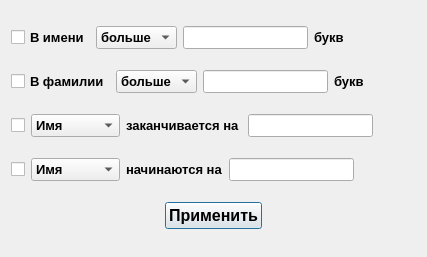
<?xml version="1.0" encoding="UTF-8"?>
<ui version="4.0">
 <class>filterDialog</class>
 <widget class="QDialog" name="filterDialog">
  <property name="geometry">
   <rect>
    <x>0</x>
    <y>0</y>
    <width>427</width>
    <height>257</height>
   </rect>
  </property>
  <property name="sizePolicy">
   <sizepolicy hsizetype="Fixed" vsizetype="Fixed">
    <horstretch>0</horstretch>
    <verstretch>0</verstretch>
   </sizepolicy>
  </property>
  <property name="windowTitle">
   <string>Dialog</string>
  </property>
  <layout class="QVBoxLayout" name="verticalLayout">
   <item>
    <layout class="QHBoxLayout" name="horizontalLayout">
     <item>
      <widget class="QCheckBox" name="filter_1">
       <property name="enabled">
        <bool>true</bool>
       </property>
       <property name="sizePolicy">
        <sizepolicy hsizetype="Minimum" vsizetype="Fixed">
         <horstretch>0</horstretch>
         <verstretch>0</verstretch>
        </sizepolicy>
       </property>
       <property name="font">
        <font>
         <family>Segoe UI</family>
         <pointsize>10</pointsize>
         <weight>75</weight>
         <bold>true</bold>
        </font>
       </property>
       <property name="text">
        <string>В имени</string>
       </property>
       <property name="checked">
        <bool>false</bool>
       </property>
      </widget>
     </item>
     <item>
      <widget class="QComboBox" name="comboBox">
       <property name="enabled">
        <bool>true</bool>
       </property>
       <property name="font">
        <font>
         <family>Segoe UI</family>
         <pointsize>10</pointsize>
         <weight>75</weight>
         <bold>true</bold>
        </font>
       </property>
       <item>
        <property name="text">
         <string>больше</string>
        </property>
       </item>
       <item>
        <property name="text">
         <string>меньше</string>
        </property>
       </item>
      </widget>
     </item>
     <item>
      <widget class="QLineEdit" name="nameLenght">
       <property name="enabled">
        <bool>true</bool>
       </property>
       <property name="sizePolicy">
        <sizepolicy hsizetype="Preferred" vsizetype="Fixed">
         <horstretch>0</horstretch>
         <verstretch>0</verstretch>
        </sizepolicy>
       </property>
       <property name="font">
        <font>
         <family>Segoe UI</family>
         <pointsize>10</pointsize>
         <weight>75</weight>
         <bold>true</bold>
        </font>
       </property>
      </widget>
     </item>
     <item>
      <widget class="QLabel" name="label">
       <property name="sizePolicy">
        <sizepolicy hsizetype="Preferred" vsizetype="Fixed">
         <horstretch>0</horstretch>
         <verstretch>0</verstretch>
        </sizepolicy>
       </property>
       <property name="font">
        <font>
         <family>Segoe UI</family>
         <pointsize>10</pointsize>
         <weight>75</weight>
         <bold>true</bold>
        </font>
       </property>
       <property name="text">
        <string>букв</string>
       </property>
      </widget>
     </item>
     <item>
      <spacer name="horizontalSpacer_4">
       <property name="sizePolicy">
        <sizepolicy hsizetype="Minimum" vsizetype="Minimum">
         <horstretch>0</horstretch>
         <verstretch>0</verstretch>
        </sizepolicy>
       </property>
       <property name="orientation">
        <enum>Qt::Horizontal</enum>
       </property>
       <property name="sizeHint" stdset="0">
        <size>
         <width>40</width>
         <height>20</height>
        </size>
       </property>
      </spacer>
     </item>
    </layout>
   </item>
   <item>
    <layout class="QHBoxLayout" name="horizontalLayout_2">
     <item>
      <widget class="QCheckBox" name="filter_2">
       <property name="enabled">
        <bool>true</bool>
       </property>
       <property name="sizePolicy">
        <sizepolicy hsizetype="Minimum" vsizetype="Fixed">
         <horstretch>0</horstretch>
         <verstretch>0</verstretch>
        </sizepolicy>
       </property>
       <property name="font">
        <font>
         <family>Segoe UI</family>
         <pointsize>10</pointsize>
         <weight>75</weight>
         <bold>true</bold>
        </font>
       </property>
       <property name="text">
        <string>В фамилии</string>
       </property>
       <property name="checked">
        <bool>false</bool>
       </property>
      </widget>
     </item>
     <item>
      <widget class="QComboBox" name="comboBox_2">
       <property name="enabled">
        <bool>true</bool>
       </property>
       <property name="font">
        <font>
         <family>Segoe UI</family>
         <pointsize>10</pointsize>
         <weight>75</weight>
         <bold>true</bold>
        </font>
       </property>
       <item>
        <property name="text">
         <string>больше</string>
        </property>
       </item>
       <item>
        <property name="text">
         <string>меньше</string>
        </property>
       </item>
      </widget>
     </item>
     <item>
      <widget class="QLineEdit" name="surnameLenght">
       <property name="enabled">
        <bool>true</bool>
       </property>
       <property name="sizePolicy">
        <sizepolicy hsizetype="Preferred" vsizetype="Fixed">
         <horstretch>0</horstretch>
         <verstretch>0</verstretch>
        </sizepolicy>
       </property>
       <property name="font">
        <font>
         <family>Segoe UI</family>
         <pointsize>10</pointsize>
         <weight>75</weight>
         <bold>true</bold>
        </font>
       </property>
      </widget>
     </item>
     <item>
      <widget class="QLabel" name="label_3">
       <property name="sizePolicy">
        <sizepolicy hsizetype="Preferred" vsizetype="Fixed">
         <horstretch>0</horstretch>
         <verstretch>0</verstretch>
        </sizepolicy>
       </property>
       <property name="font">
        <font>
         <family>Segoe UI</family>
         <pointsize>10</pointsize>
         <weight>75</weight>
         <bold>true</bold>
        </font>
       </property>
       <property name="text">
        <string>букв</string>
       </property>
      </widget>
     </item>
     <item>
      <spacer name="horizontalSpacer_5">
       <property name="sizePolicy">
        <sizepolicy hsizetype="Minimum" vsizetype="Minimum">
         <horstretch>0</horstretch>
         <verstretch>0</verstretch>
        </sizepolicy>
       </property>
       <property name="orientation">
        <enum>Qt::Horizontal</enum>
       </property>
       <property name="sizeHint" stdset="0">
        <size>
         <width>40</width>
         <height>20</height>
        </size>
       </property>
      </spacer>
     </item>
    </layout>
   </item>
   <item>
    <layout class="QHBoxLayout" name="horizontalLayout_3">
     <item>
      <widget class="QCheckBox" name="filter_3">
       <property name="enabled">
        <bool>true</bool>
       </property>
       <property name="sizePolicy">
        <sizepolicy hsizetype="Minimum" vsizetype="Fixed">
         <horstretch>0</horstretch>
         <verstretch>0</verstretch>
        </sizepolicy>
       </property>
       <property name="font">
        <font>
         <family>Segoe UI</family>
         <pointsize>10</pointsize>
         <weight>75</weight>
         <bold>true</bold>
        </font>
       </property>
       <property name="text">
        <string/>
       </property>
       <property name="checked">
        <bool>false</bool>
       </property>
      </widget>
     </item>
     <item>
      <widget class="QComboBox" name="comboBox_3">
       <property name="enabled">
        <bool>true</bool>
       </property>
       <property name="font">
        <font>
         <family>Segoe UI</family>
         <pointsize>10</pointsize>
         <weight>75</weight>
         <bold>true</bold>
        </font>
       </property>
       <item>
        <property name="text">
         <string>Имя</string>
        </property>
       </item>
       <item>
        <property name="text">
         <string>Фамилия</string>
        </property>
       </item>
      </widget>
     </item>
     <item>
      <widget class="QLabel" name="label_2">
       <property name="font">
        <font>
         <family>Segoe UI</family>
         <pointsize>10</pointsize>
         <weight>75</weight>
         <bold>true</bold>
        </font>
       </property>
       <property name="text">
        <string>заканчивается на </string>
       </property>
      </widget>
     </item>
     <item>
      <widget class="QLineEdit" name="ending">
       <property name="enabled">
        <bool>true</bool>
       </property>
       <property name="sizePolicy">
        <sizepolicy hsizetype="Preferred" vsizetype="Fixed">
         <horstretch>0</horstretch>
         <verstretch>0</verstretch>
        </sizepolicy>
       </property>
       <property name="font">
        <font>
         <family>Segoe UI</family>
         <pointsize>10</pointsize>
         <weight>75</weight>
         <bold>true</bold>
        </font>
       </property>
      </widget>
     </item>
     <item>
      <spacer name="horizontalSpacer_3">
       <property name="sizePolicy">
        <sizepolicy hsizetype="Minimum" vsizetype="Minimum">
         <horstretch>0</horstretch>
         <verstretch>0</verstretch>
        </sizepolicy>
       </property>
       <property name="orientation">
        <enum>Qt::Horizontal</enum>
       </property>
       <property name="sizeHint" stdset="0">
        <size>
         <width>40</width>
         <height>20</height>
        </size>
       </property>
      </spacer>
     </item>
    </layout>
   </item>
   <item>
    <layout class="QHBoxLayout" name="horizontalLayout_5">
     <item>
      <widget class="QCheckBox" name="filter_4">
       <property name="enabled">
        <bool>true</bool>
       </property>
       <property name="text">
        <string/>
       </property>
       <property name="checked">
        <bool>false</bool>
       </property>
      </widget>
     </item>
     <item>
      <widget class="QComboBox" name="comboBox_4">
       <property name="font">
        <font>
         <family>Segoe UI</family>
         <pointsize>10</pointsize>
         <weight>75</weight>
         <bold>true</bold>
        </font>
       </property>
       <item>
        <property name="text">
         <string>Имя</string>
        </property>
       </item>
       <item>
        <property name="text">
         <string>Фамилия</string>
        </property>
       </item>
      </widget>
     </item>
     <item>
      <widget class="QLabel" name="label_4">
       <property name="font">
        <font>
         <family>Segoe UI</family>
         <pointsize>10</pointsize>
         <weight>75</weight>
         <bold>true</bold>
        </font>
       </property>
       <property name="text">
        <string>начинаются на</string>
       </property>
      </widget>
     </item>
     <item>
      <widget class="QLineEdit" name="beginning">
       <property name="font">
        <font>
         <family>Segoe UI</family>
         <pointsize>10</pointsize>
         <weight>75</weight>
         <bold>true</bold>
        </font>
       </property>
      </widget>
     </item>
     <item>
      <spacer name="horizontalSpacer_6">
       <property name="orientation">
        <enum>Qt::Horizontal</enum>
       </property>
       <property name="sizeHint" stdset="0">
        <size>
         <width>40</width>
         <height>20</height>
        </size>
       </property>
      </spacer>
     </item>
    </layout>
   </item>
   <item>
    <layout class="QHBoxLayout" name="horizontalLayout_4">
     <item>
      <spacer name="horizontalSpacer">
       <property name="sizePolicy">
        <sizepolicy hsizetype="Minimum" vsizetype="Minimum">
         <horstretch>0</horstretch>
         <verstretch>0</verstretch>
        </sizepolicy>
       </property>
       <property name="orientation">
        <enum>Qt::Horizontal</enum>
       </property>
       <property name="sizeHint" stdset="0">
        <size>
         <width>40</width>
         <height>20</height>
        </size>
       </property>
      </spacer>
     </item>
     <item>
      <widget class="QPushButton" name="pushButton">
       <property name="sizePolicy">
        <sizepolicy hsizetype="Minimum" vsizetype="Fixed">
         <horstretch>0</horstretch>
         <verstretch>0</verstretch>
        </sizepolicy>
       </property>
       <property name="font">
        <font>
         <family>Segoe UI</family>
         <pointsize>12</pointsize>
         <weight>75</weight>
         <bold>true</bold>
        </font>
       </property>
       <property name="text">
        <string>Применить</string>
       </property>
      </widget>
     </item>
     <item>
      <spacer name="horizontalSpacer_2">
       <property name="sizePolicy">
        <sizepolicy hsizetype="Minimum" vsizetype="Minimum">
         <horstretch>0</horstretch>
         <verstretch>0</verstretch>
        </sizepolicy>
       </property>
       <property name="orientation">
        <enum>Qt::Horizontal</enum>
       </property>
       <property name="sizeHint" stdset="0">
        <size>
         <width>40</width>
         <height>20</height>
        </size>
       </property>
      </spacer>
     </item>
    </layout>
   </item>
  </layout>
 </widget>
 <resources/>
 <connections/>
</ui>
